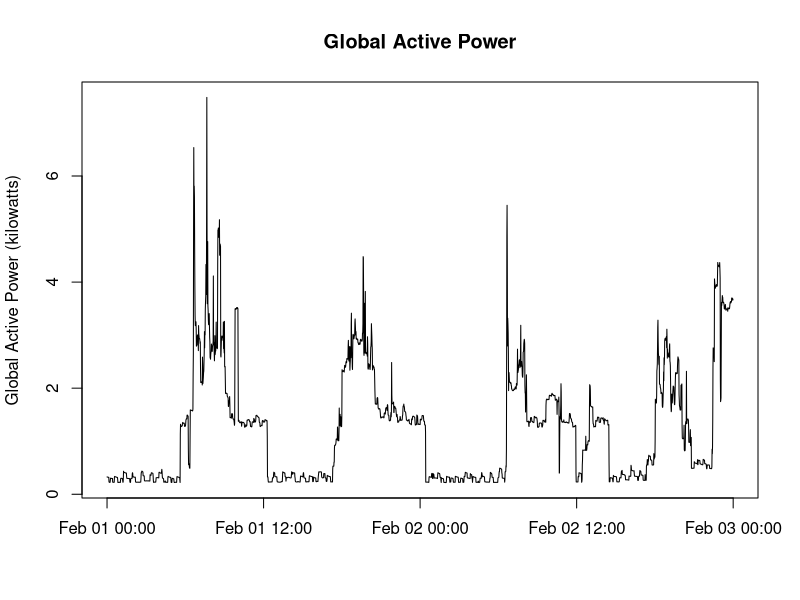

This chart was generated by the following R code:
library(data.table)

#Reading processed file
reading = read.csv('reading.csv')
reading = data.table(reading)

#Creating new field Datetime graphs
reading$DateTime = as.POSIXlt(reading$Date, format='%Y-%m-%d') + as.ITime(reading$Time, format = '%H:%M:%S')

#Formatting remaining fields
reading$Date = as.IDate(reading$Date, format='%Y-%m-%d')
reading$Time = as.ITime(reading$Time, format = '%H:%M:%S')
reading$Global_active_power = as.numeric(reading$Global_active_power)
reading$Global_reactive_power = as.numeric(reading$Global_reactive_power)
reading$Voltage = as.numeric(reading$Voltage)
reading$Global_intensity = as.numeric(reading$Global_intensity)
reading$Sub_metering_1 = as.numeric(reading$Sub_metering_1)
reading$Sub_metering_2 = as.numeric(reading$Sub_metering_2)
reading$Sub_metering_3 = as.numeric(reading$Sub_metering_3)

#Providing graphical device as PNG with required resolution
png(filename = "plot2.png",width = 480, height = 480)

#plotting line graph - Providing field of dataframe as vector
#And providing all necessary labels
plot(x = reading$DateTime,
     y = reading$Global_active_power, 
     type = 'l', main = 'Global Active Power',
     xlab = '',
     ylab = 'Global Active Power (kilowatts)')

#Closing and saving graphical output
dev.off()
